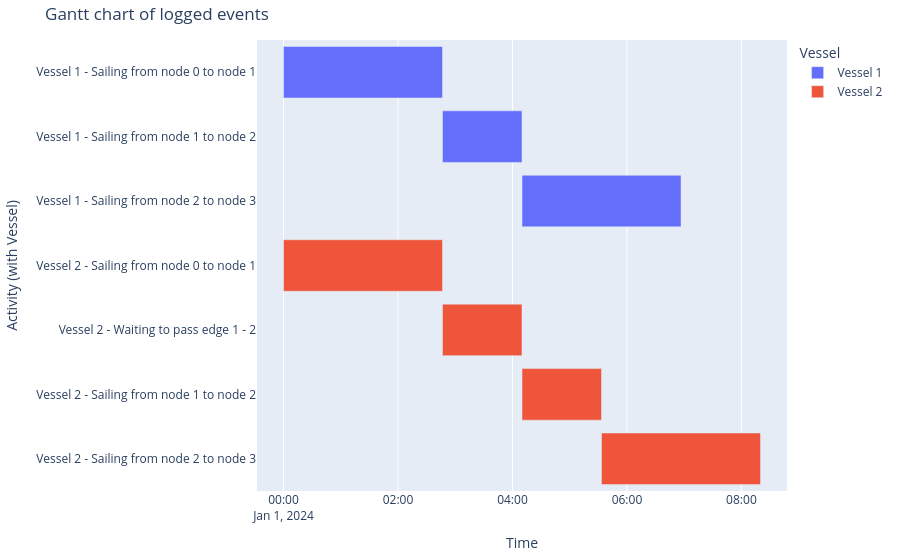

Here is the notebook cell this chart was saved with:
### Code cell
generate_vessel_gantt_chart(df_eventtable)

### Figure 1 — Plotly figure (JSON) as saved in the notebook; plotly's stock layout.template omitted (floating-point values rounded to 4 significant figures)
{"data": [{"base": ["2024-01-01T00:00:00.000000000", "2024-01-01T02:46:40.000000000", "2024-01-01T04:10:00.000000000"], "hovertemplate": "object name=Vessel 1<br>start time=%{base}<br>stop time=%{x}<br>activity label=%{y}<extra></extra>", "legendgroup": "Vessel 1", "marker": {"color": "#636efa", "pattern": {"shape": ""}}, "name": "Vessel 1", "orientation": "h", "showlegend": true, "textposition": "auto", "type": "bar", "x": [10000000, 5000000, 10000000], "xaxis": "x", "y": ["Vessel 1 - Sailing from node 0 to node 1", "Vessel 1 - Sailing from node 1 to node 2", "Vessel 1 - Sailing from node 2 to node 3"], "yaxis": "y"}, {"base": ["2024-01-01T00:00:00.000000000", "2024-01-01T02:46:40.000000000", "2024-01-01T04:10:00.000000000", "2024-01-01T05:33:20.000000000"], "hovertemplate": "object name=Vessel 2<br>start time=%{base}<br>stop time=%{x}<br>activity label=%{y}<extra></extra>", "legendgroup": "Vessel 2", "marker": {"color": "#EF553B", "pattern": {"shape": ""}}, "name": "Vessel 2", "orientation": "h", "showlegend": true, "textposition": "auto", "type": "bar", "x": [10000000, 5000000, 5000000, 10000000], "xaxis": "x", "y": ["Vessel 2 - Sailing from node 0 to node 1", "Vessel 2 - Waiting to pass edge 1 - 2", "Vessel 2 - Sailing from node 1 to node 2", "Vessel 2 - Sailing from node 2 to node 3"], "yaxis": "y"}], "layout": {"barmode": "overlay", "legend": {"title": {"text": "Vessel"}, "tracegroupgap": 0}, "margin": {"b": 20, "l": 20, "r": 20, "t": 40}, "title": {"text": "Gantt chart of logged events"}, "xaxis": {"anchor": "y", "domain": [0, 1], "title": {"text": "Time"}, "type": "date"}, "yaxis": {"anchor": "x", "autorange": "reversed", "domain": [0, 1], "title": {"text": "Activity (with Vessel)"}}}}
